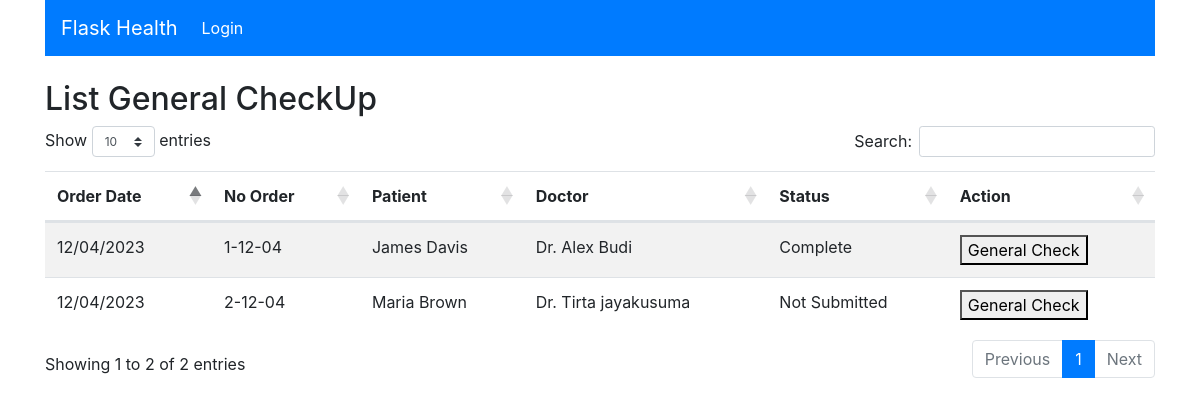
Page /checkup on the earlier database version.
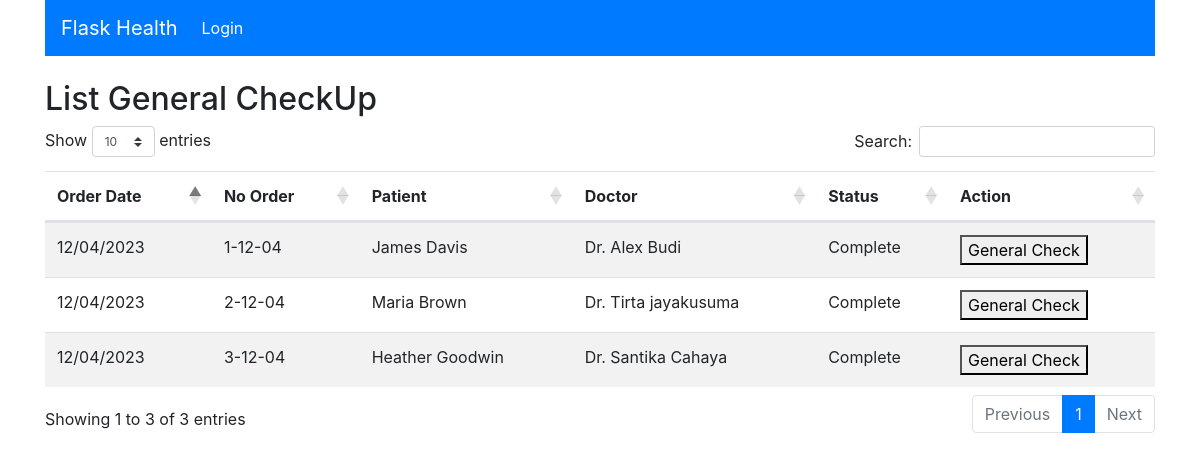
Same page on the later database version.
### flask_health/models/order.py (models this page shows, shortened)
class Order(db.Model):
    __tablename__ = "order"
    id = db.Column(db.String(36), primary_key=True)
    patient_id = db.Column(db.String(36), db.ForeignKey("patient.id"), nullable=False)
    order_date = db.Column(db.DateTime)
    payment_method = db.Column(db.String(100))
    total_price = db.Column(db.Integer)
    order_no = db.Column(db.Integer)
    order_steps = db.Column(db.Integer)
    order_status = db.Column(db.String(100))
    order_sub_status = db.Column(db.String(100))
    doctor_id = db.Column(db.String(36), db.ForeignKey("doctor.id"), nullable=False)
    treatments = db.relationship("Treatment", backref="order", lazy=True)
    desc = db.Column(db.Text)
    isDeleted = db.Column(db.Boolean)
    created_at = db.Column(db.DateTime)
    created_by = db.Column(db.String(100))
    updated_at = db.Column(db.DateTime)
    updated_by = db.Column(db.String(100))
    def calculate_order_no(self):
        return str(self.order_no) + "-" + self.order_date.strftime("%d-%m")
    def getFormatOrderDate(self):
        return self.order_date.strftime("%d/%m/%Y")
    def getOrderStatus(self, desirableSteps):
        if self.order_steps == desirableSteps:
            return self.order_status
        elif self.order_steps > desirableSteps:
            return "Complete"
        else:
            return "Not Submitted"

### flask_health/models/doctor.py (models this page shows, shortened)
class Doctor(db.Model):
    __tablename__ = "doctor"
    id = db.Column(db.String(36), primary_key=True)
    name = db.Column(db.String(100))
    isDeleted = db.Column(db.Boolean)
    created_at = db.Column(db.DateTime)
    created_by = db.Column(db.String(100))
    updated_at = db.Column(db.DateTime)
    updated_by = db.Column(db.String(100))

### flask_health/views/generalCheckup.py (the view)
@app.route("/checkup", methods=["GET"])
def checkUpList():
    result = (
        db.session.query(Order, Patient, Doctor)
        .select_from(Order)
        .join(Patient)
        .join(Doctor)
        .filter(
            or_(
                Order.order_steps > 1,
                and_(Order.order_steps == 1, Order.order_status == "Complete"),
            )
        )
        .all()
    )
    checkupList = []
    for order, patient, doctor in result:
        checkupList.append(
            GeneralCheckViewModel(
                order.id,
                order.calculate_order_no(),
                order.getFormatOrderDate(),
                patient.first_name + " " + patient.last_name,
                doctor.name,
                order.getOrderStatus(2),
            )
        )
    return render_template("generalCheckup/list.html", checkupList=checkupList)

### flask_health/templates/generalCheckup/list.html (shortened to what this page needs)
{% extends "layout.html" %}
{% block body %}
<br />
<h2>List General CheckUp</h2>
<table id="data" class="table table-striped">
    <thead>
        <tr>
            <th>Order Date</th>
            <th>No Order</th>
            <th>Patient</th>
            <th>Doctor</th>
            <th>Status</th>
            <th>Action</th>
        </tr>
    </thead>
    <tbody>
        {% for checkUp in checkupList %}
        <tr>
            <td>{{ checkUp.order_date }}</td>
            <td>{{ checkUp.order_no }}</td>
            <td>{{ checkUp.patient_name }}</td>
            <td>{{ checkUp.doctor_name }}</td>
            <td>{{ checkUp.order_status }}</td>
            <td>
                <button><a style="color: #000000;" href="{{ url_for('checkUpEntries' ,  id=checkUp.id) }}">General
                        Check</a></button>
            </td>
        </tr>
        {% endfor %}
    </tbody>
</table>
{% endblock %}

### flask_health/templates/layout.html (shortened to what this page needs)
<!doctype html>
<link href="https://maxcdn.bootstrapcdn.com/font-awesome/4.7.0/css/font-awesome.min.css" rel="stylesheet">
<link rel="stylesheet" href="https://maxcdn.bootstrapcdn.com/bootstrap/4.0.0/css/bootstrap.min.css">
<link rel="stylesheet"
    href="https://cdnjs.cloudflare.com/ajax/libs/bootstrap-datepicker/1.9.0/css/bootstrap-datepicker3.min.css">
<link rel="stylesheet" href="https://cdn.datatables.net/1.13.4/css/dataTables.bootstrap4.min.css">
<link rel="stylesheet" href="https://cdn.jsdelivr.net/npm/select2@4.0.13/dist/css/select2.min.css"
>
<link rel="stylesheet"
    href="https://cdn.jsdelivr.net/npm/@ttskch/select2-bootstrap4-theme/dist/select2-bootstrap4.min.css">
<link href="https://maxcdn.bootstrapcdn.com/font-awesome/4.2.0/css/font-awesome.min.css" type="text/css"
    rel="stylesheet">
<div class="container">
    <nav class="navbar navbar-expand-lg navbar-dark bg-primary">
        <a class="navbar-brand" href="{{ url_for('index') }}">Flask Health</a>
        <div class="collapse navbar-collapse" id="navbarNav">
            <ul class="nav navbar-nav navbar-right">
                {% if not session.logged_in %}
                <li class="nav-item">
                    <a class="nav-link" href="{{ url_for('login') }}">Login</a>
                </li>
                {% endif %}
            </ul>
        </div>
    </nav>
    <div class="blog-body">
        {% block body %}{% endblock %}
    </div>
</div>

### flask_health/templates/layout.html (style rules this page uses)
.navbar-dark .navbar-nav .nav-link { color: rgb(255 255 255); }

Differences in the rows shown:
changed Order "Dr. Tirta jayakusuma": order_status "Not Submitted" → "Complete"
added Order: order_date "12/04/2023", order_no "3-12-04", patient_name "Heather Goodwin", doctor_name "Dr. Santika Cahaya", order_status "Complete"
Other differences:
text written by a page script: "Show entries Search: Showing 1 to 2 of 2 entries Previous 1 Next" → "Show entries Search: Showing 1 to 3 of 3 entries Previous 1 Next"
